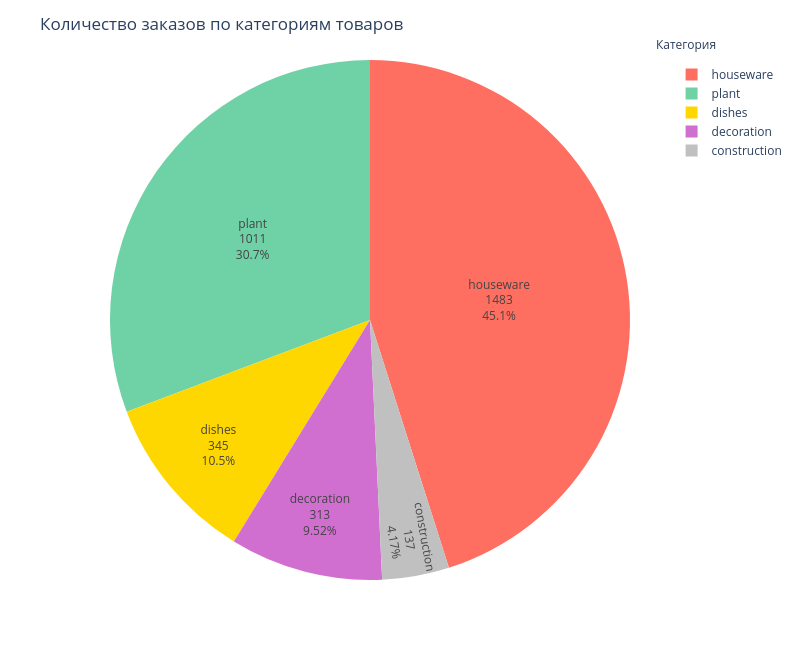

The code cell stored with this chart in its notebook:
### Code cell
create_pie(pivot_by_categoty,'order_id_nunique', 'Количество заказов по категориям товаров')

### Figure 1 — Plotly figure (JSON) as saved in the notebook; plotly's stock layout.template omitted (floating-point values rounded to 4 significant figures)
{"data": [{"customdata": [["construction"], ["decoration"], ["dishes"], ["houseware"], ["plant"]], "domain": {"x": [0, 1], "y": [0, 1]}, "hovertemplate": "category=%{customdata[0]}<br>order_id_nunique=%{value}<extra></extra>", "labels": ["construction", "decoration", "dishes", "houseware", "plant"], "legendgroup": "", "marker": {"colors": ["#C0C0C0", "#D16FD1", "#FFD700", "#FF6F61", "#6FD1A6"]}, "name": "", "showlegend": true, "textinfo": "percent+label+value", "textposition": "inside", "type": "pie", "values": [137, 313, 345, 1483, 1011]}], "layout": {"annotations": [{"showarrow": false, "text": "Категория", "x": 1.1, "y": 1.05}], "height": 660, "legend": {"tracegroupgap": 0}, "margin": {"t": 60}, "title": {"text": "Количество заказов по категориям товаров"}, "width": 800}}
